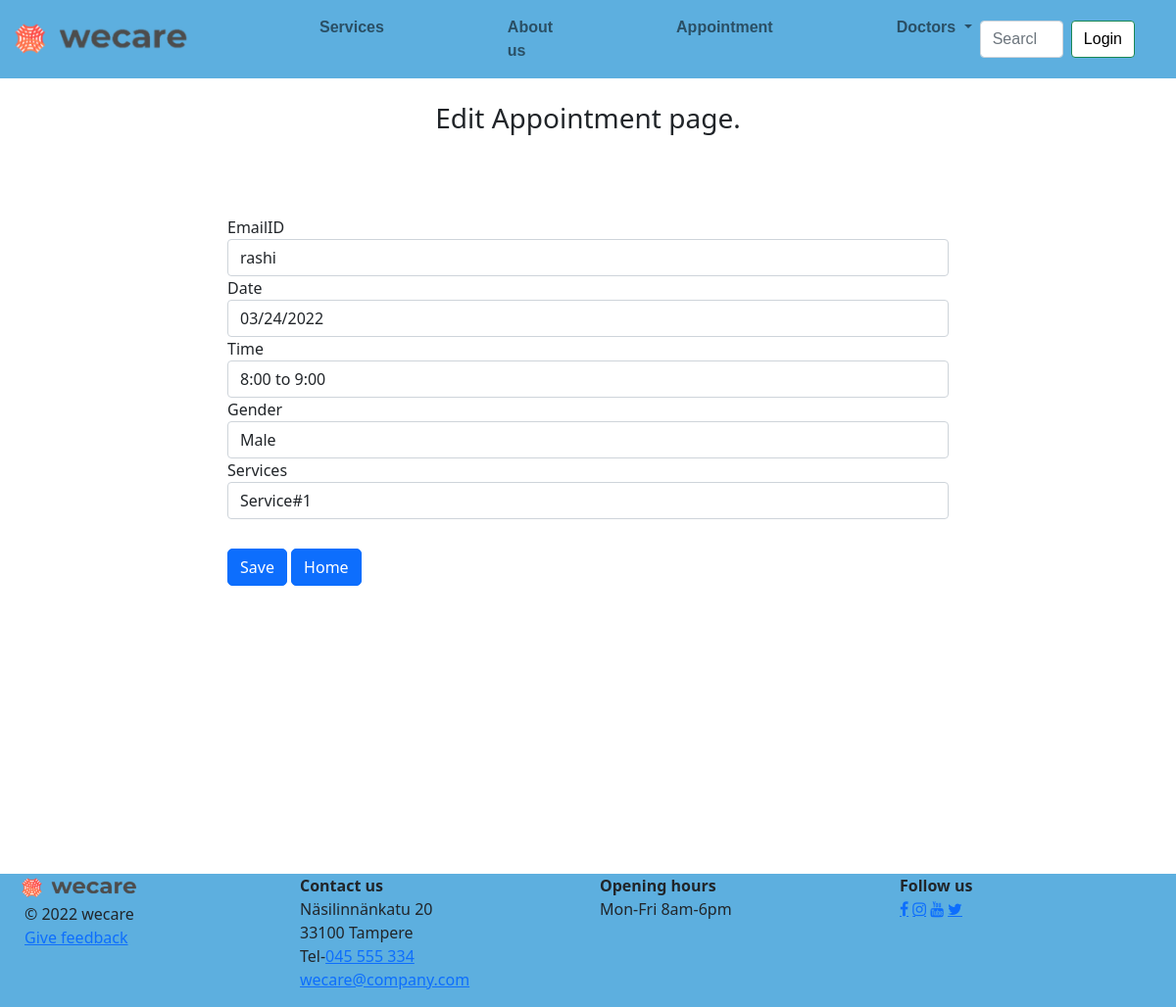
Page /docs/update.php?id=2 (signed in) on the committed database.
### tables this page shows
CREATE TABLE `appointment` (
  `id` int NOT NULL,
  `username` varchar(50) NOT NULL,
  `date1` varchar(50) NOT NULL,
  `gender` varchar(50) NOT NULL,
  `service` varchar(50) NOT NULL,
  `tim` varchar(50) NOT NULL
);

### docs/update.php (the view, shortened to what this page needs)
<?php
include 'header.php';
include 'connect.php';
$id = $_GET['id'];
$sql = "select * from appointment where id=$id";
$result = mysqli_query($conn, $sql);
$row = mysqli_fetch_assoc($result);
$username = $row['username'];
$date1 = $row['date1'];
$gender = $row['gender'];
$service = $row['service'];
$tim = $row['tim'];
?>
<!DOCTYPE html>
<html lang="en">
<head>
    <link rel="stylesheet" href="//code.jquery.com/ui/1.12.1/themes/base/jquery-ui.css">
</head>
<body>
    <div class="container">
        <form action="" method="POST">
            <br>
            <h3>Edit Appointment page.
            </h3>
            <br>
            <div class="row row3">
                <div class="col-lg-8 col1">
                    <div class="form-group">
                        <label class="control-label" for="email">EmailID</label>
                        <input id="email" name="username" value=<?php echo $username
                                                                ?> type="text" placeholder="E-Mail" class="form-control input-md" required>
                    </div>
                    <div class="form-group">
                        <label class="control-label" for="date">Date</label>
                        <input required type="text" name="date1" id="date" class="form-control input-md" value=<?php echo $date1 ?> required>
                    </div>
                    <div class="form-group">
                        <label class="control-label" for="time">Time</label>
                        <select id="time" name="tim" placeholder="Time" class="form-control" required value=<?php echo $tim ?>>
                            <option value="8:00 to 9:00">8:00 to 9:00</option>
                        </select>
                    </div>
                    <div class="form-group">
                        <label class="control-label" for="gender">Gender</label>
                        <select id="gender" name="gender" placeholder="Gender" class="form-control" required value=<?php echo $gender ?>>
                            <option value="Male">Male</option>
                        </select>
                    </div>
                    <div class="form-group">
                        <label class="control-label" for="Services">Services</label>
                        <select id="services" name="service" placeholder="Select Service" class="form-control" value=<?php echo $service ?>required>
                            <option value="Service#1">Service#1</option>
                        </select>
                    </div>
                    <div class="form-group form1">
                        <button type="submit" class="btn btn-primary" name="submit">Save</button>
                        <button type="submit" class="btn btn-primary" name="submit"><a href="employee.php" style="text-decoration:none;color:white">Home</a></button>
                    </div>
                </div>
            </div>
        </form>
    </div>
    <br><br><br><br><br><br>
    <?php include 'footer.php'; ?>
</body>
</html>

### docs/update.php (style rules this page uses)
.col1 { margin: 50px auto; }
.form1 .btn { border-radius: 5px; margin-top: 30px; }
h3 { text-align: center; }

### rows in the picture
appointment: username "rashi", date1 "03/24/2022", tim "8:00 to 9:00", gender "Male", service "Service#1"
